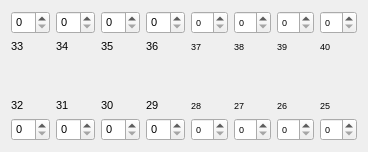
  <widget class="QWidget" name="layoutWidget">
   <property name="geometry">
    <rect>
     <x>10</x>
     <y>260</y>
     <width>346</width>
     <height>148</height>
    </rect>
   </property>
   <property name="font">
    <font>
     <pointsize>8</pointsize>
    </font>
   </property>
   <layout class="QVBoxLayout" name="verticalLayout_27">
    <property name="spacing">
     <number>6</number>
    </property>
    <item>
     <layout class="QHBoxLayout" name="horizontalLayout_36">
      <property name="spacing">
       <number>6</number>
      </property>
      <item>
       <layout class="QVBoxLayout" name="verticalLayout_19">
        <item>
         <widget class="QSpinBox" name="sp33">
          <property name="font">
           <font>
            <pointsize>8</pointsize>
           </font>
          </property>
         </widget>
        </item>
        <item>
         <widget class="QLabel" name="label_50">
          <property name="font">
           <font>
            <pointsize>8</pointsize>
           </font>
          </property>
          <property name="text">
           <string>33</string>
          </property>
         </widget>
        </item>
       </layout>
      </item>
      <item>
       <layout class="QVBoxLayout" name="verticalLayout_20">
        <item>
         <widget class="QSpinBox" name="sp34">
          <property name="font">
           <font>
            <pointsize>8</pointsize>
           </font>
          </property>
         </widget>
        </item>
        <item>
         <widget class="QLabel" name="label_51">
          <property name="font">
           <font>
            <pointsize>8</pointsize>
           </font>
          </property>
          <property name="text">
           <string>34</string>
          </property>
         </widget>
        </item>
       </layout>
      </item>
      <item>
       <layout class="QVBoxLayout" name="verticalLayout_21">
        <item>
         <widget class="QSpinBox" name="sp35">
          <property name="font">
           <font>
            <pointsize>8</pointsize>
           </font>
          </property>
         </widget>
        </item>
        <item>
         <widget class="QLabel" name="label_52">
          <property name="font">
           <font>
            <pointsize>8</pointsize>
           </font>
          </property>
          <property name="text">
           <string>35</string>
          </property>
         </widget>
        </item>
       </layout>
      </item>
      <item>
       <layout class="QVBoxLayout" name="verticalLayout_22">
        <item>
         <widget class="QSpinBox" name="sp36">
          <property name="font">
           <font>
            <pointsize>8</pointsize>
           </font>
          </property>
         </widget>
        </item>
        <item>
         <widget class="QLabel" name="label_53">
          <property name="font">
           <font>
            <pointsize>8</pointsize>
           </font>
          </property>
          <property name="text">
           <string>36</string>
          </property>
         </widget>
        </item>
       </layout>
      </item>
      <item>
       <layout class="QVBoxLayout" name="verticalLayout_23">
        <item>
         <widget class="QSpinBox" name="sp37">
          <property name="font">
           <font>
            <pointsize>7</pointsize>
           </font>
          </property>
         </widget>
        </item>
        <item>
         <widget class="QLabel" name="label_54">
          <property name="font">
           <font>
            <pointsize>7</pointsize>
           </font>
          </property>
          <property name="text">
           <string>37</string>
          </property>
         </widget>
        </item>
       </layout>
      </item>
      <item>
       <layout class="QVBoxLayout" name="verticalLayout_24">
        <item>
         <widget class="QSpinBox" name="sp38">
          <property name="font">
           <font>
            <pointsize>7</pointsize>
           </font>
          </property>
         </widget>
        </item>
        <item>
         <widget class="QLabel" name="label_55">
          <property name="font">
           <font>
            <pointsize>7</pointsize>
           </font>
          </property>
          <property name="text">
           <string>38</string>
          </property>
         </widget>
        </item>
       </layout>
      </item>
      <item>
       <layout class="QVBoxLayout" name="verticalLayout_25">
        <item>
         <widget class="QSpinBox" name="sp39">
          <property name="font">
           <font>
            <pointsize>7</pointsize>
           </font>
          </property>
         </widget>
        </item>
        <item>
         <widget class="QLabel" name="label_56">
          <property name="font">
           <font>
            <pointsize>7</pointsize>
           </font>
          </property>
          <property name="text">
           <string>39</string>
          </property>
         </widget>
        </item>
       </layout>
      </item>
      <item>
       <layout class="QVBoxLayout" name="verticalLayout_26">
        <item>
         <widget class="QSpinBox" name="sp40">
          <property name="font">
           <font>
            <pointsize>7</pointsize>
           </font>
          </property>
         </widget>
        </item>
        <item>
         <widget class="QLabel" name="label_57">
          <property name="font">
           <font>
            <pointsize>7</pointsize>
           </font>
          </property>
          <property name="text">
           <string>40</string>
          </property>
         </widget>
        </item>
       </layout>
      </item>
     </layout>
    </item>
    <item>
     <spacer name="verticalSpacer">
      <property name="font">
       <font>
        <pointsize>8</pointsize>
       </font>
      </property>
      <property name="orientation">
       <enum>Qt::Vertical</enum>
      </property>
      <property name="sizeType">
       <enum>QSizePolicy::Fixed</enum>
      </property>
      <property name="sizeHint" stdset="0">
       <size>
        <width>20</width>
        <height>40</height>
       </size>
      </property>
     </spacer>
    </item>
    <item>
     <layout class="QHBoxLayout" name="horizontalLayout_35">
      <property name="spacing">
       <number>6</number>
      </property>
      <item>
       <layout class="QVBoxLayout" name="verticalLayout_11">
        <item>
         <widget class="QLabel" name="label_42">
          <property name="font">
           <font>
            <pointsize>8</pointsize>
           </font>
          </property>
          <property name="text">
           <string>32</string>
          </property>
         </widget>
        </item>
        <item>
         <widget class="QSpinBox" name="sp32">
          <property name="font">
           <font>
            <pointsize>8</pointsize>
           </font>
          </property>
         </widget>
        </item>
       </layout>
      </item>
      <item>
       <layout class="QVBoxLayout" name="verticalLayout_12">
        <item>
         <widget class="QLabel" name="label_43">
          <property name="font">
           <font>
            <pointsize>8</pointsize>
           </font>
          </property>
          <property name="text">
           <string>31</string>
          </property>
         </widget>
        </item>
        <item>
         <widget class="QSpinBox" name="sp31">
          <property name="font">
           <font>
            <pointsize>8</pointsize>
           </font>
          </property>
         </widget>
        </item>
       </layout>
      </item>
      <item>
       <layout class="QVBoxLayout" name="verticalLayout_13">
        <item>
         <widget class="QLabel" name="label_44">
          <property name="font">
           <font>
            <pointsize>8</pointsize>
           </font>
          </property>
          <property name="text">
           <string>30</string>
          </property>
         </widget>
        </item>
        <item>
         <widget class="QSpinBox" name="sp30">
          <property name="font">
           <font>
            <pointsize>8</pointsize>
           </font>
          </property>
         </widget>
        </item>
       </layout>
      </item>
      <item>
       <layout class="QVBoxLayout" name="verticalLayout_14">
        <item>
         <widget class="QLabel" name="label_45">
          <property name="font">
           <font>
            <pointsize>8</pointsize>
           </font>
          </property>
          <property name="text">
           <string>29</string>
          </property>
         </widget>
        </item>
        <item>
         <widget class="QSpinBox" name="sp29">
          <property name="font">
           <font>
            <pointsize>8</pointsize>
           </font>
          </property>
         </widget>
        </item>
       </layout>
      </item>
      <item>
       <layout class="QVBoxLayout" name="verticalLayout_15">
        <item>
         <widget class="QLabel" name="label_46">
          <property name="font">
           <font>
            <pointsize>7</pointsize>
           </font>
          </property>
          <property name="text">
           <string>28</string>
          </property>
         </widget>
        </item>
        <item>
         <widget class="QSpinBox" name="sp28">
          <property name="font">
           <font>
            <pointsize>7</pointsize>
           </font>
          </property>
         </widget>
        </item>
       </layout>
      </item>
      <item>
       <layout class="QVBoxLayout" name="verticalLayout_16">
        <item>
         <widget class="QLabel" name="label_47">
          <property name="font">
           <font>
            <pointsize>7</pointsize>
           </font>
          </property>
          <property name="text">
           <string>27</string>
          </property>
         </widget>
        </item>
        <item>
         <widget class="QSpinBox" name="sp27">
          <property name="font">
           <font>
            <pointsize>7</pointsize>
           </font>
          </property>
         </widget>
        </item>
       </layout>
      </item>
      <item>
       <layout class="QVBoxLayout" name="verticalLayout_17">
        <item>
         <widget class="QLabel" name="label_48">
          <property name="font">
           <font>
            <pointsize>7</pointsize>
           </font>
          </property>
          <property name="text">
           <string>26</string>
          </property>
         </widget>
        </item>
        <item>
         <widget class="QSpinBox" name="sp26">
          <property name="font">
           <font>
            <pointsize>7</pointsize>
           </font>
          </property>
         </widget>
        </item>
       </layout>
      </item>
      <item>
       <layout class="QVBoxLayout" name="verticalLayout_18">
        <item>
         <widget class="QLabel" name="label_49">
          <property name="font">
           <font>
            <pointsize>7</pointsize>
           </font>
          </property>
          <property name="text">
           <string>25</string>
          </property>
         </widget>
        </item>
        <item>
         <widget class="QSpinBox" name="sp25">
          <property name="font">
           <font>
            <pointsize>7</pointsize>
           </font>
          </property>
         </widget>
        </item>
       </layout>
      </item>
     </layout>
    </item>
   </layout>
  </widget>
